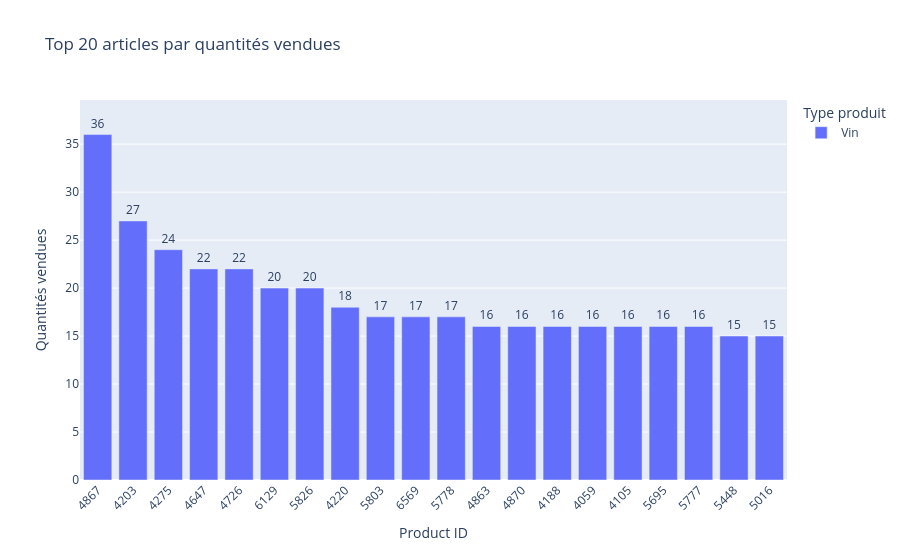

The code cell stored with this chart in its notebook:
### Markdown cell above
<div style="border: 1px solid RGB(51,165,182);" >
<h3 style="margin: auto; padding: 20px; color: RGB(51,165,182); ">Etape 5.2 - Analyse des ventes en quantité</h3>
</div>

### Code cell
#####################################
# Palmarès des articles en quantité #
#####################################

#Effectuer le tri dans l'ordre décroissant de quantités vendues du dataset df_merge
df_qte_sorted = df_merge_web_supp.sort_values("total_sales", ascending=False)
#Réinitialiser l'index du dataset par un reset_index
df_qte_sorted = df_qte_sorted.reset_index(drop=True)
#Afficher les 20 premiers articles en quantité
top20_qte = df_qte_sorted.head(20)
top20_qte[["product_id", "id_web", "total_sales", "price", "ca_par_article", "product_type"]]
#Graphique en barre des 20 premiers articles avec plotly express
top20_qte = top20_qte.copy()
top20_qte["product_id_str"] = top20_qte["product_id"].astype(str)

fig = px.bar(
    top20_qte,
    x="product_id_str",
    y="total_sales",
    color="product_type",
    title="Top 20 articles par quantités vendues",
    labels={
        "product_id_str": "Product ID",
        "total_sales": "Quantités vendues",
        "product_type": "Type produit"
    },
    hover_data=["product_type", "price", "ca_par_article"]
)

fig.update_layout(xaxis_tickangle=-45)
fig.update_traces(texttemplate="%{y:.0f}", textposition="outside")
fig.update_layout(yaxis_range=[0, top20_qte["total_sales"].max() * 1.1])
fig.update_xaxes(categoryorder="array", categoryarray=top20_qte["product_id_str"].tolist())

fig.show()

### Figure 1 — Plotly figure (JSON) as saved in the notebook; plotly's stock layout.template omitted (floating-point values rounded to 4 significant figures)
{"data": [{"alignmentgroup": "True", "customdata": [["Vin", 9.9, 356.4], ["Vin", 9.9, 267.3], ["Vin", 14.9, 357.6], ["Vin", 28.5, 627], ["Vin", 12.7, 279.4], ["Vin", 5.2, 104], ["Vin", 41.2, 824], ["Vin", 11.6, 208.8], ["Vin", 17.1, 290.7], ["Vin", 29, 493], ["Vin", 5.8, 98.6], ["Vin", 8.2, 131.2], ["Vin", 9.3, 148.8], ["Vin", 9.5, 152], ["Vin", 8.7, 139.2], ["Vin", 6.8, 108.8], ["Vin", 6.5, 104], ["Vin", 5.7, 91.2], ["Vin", 7.2, 108], ["Vin", 9.3, 139.5]], "hovertemplate": "Type produit=%{customdata[0]}<br>Product ID=%{x}<br>Quantités vendues=%{y}<br>price=%{customdata[1]}<br>ca_par_article=%{customdata[2]}<extra></extra>", "legendgroup": "Vin", "marker": {"color": "#636efa", "pattern": {"shape": ""}}, "name": "Vin", "offsetgroup": "Vin", "orientation": "v", "showlegend": true, "textposition": "outside", "texttemplate": "%{y:.0f}", "type": "bar", "x": ["4867", "4203", "4275", "4647", "4726", "6129", "5826", "4220", "5803", "6569", "5778", "4863", "4870", "4188", "4059", "4105", "5695", "5777", "5448", "5016"], "xaxis": "x", "y": [36, 27, 24, 22, 22, 20, 20, 18, 17, 17, 17, 16, 16, 16, 16, 16, 16, 16, 15, 15], "yaxis": "y"}], "layout": {"barmode": "relative", "legend": {"title": {"text": "Type produit"}, "tracegroupgap": 0}, "title": {"text": "Top 20 articles par quantités vendues"}, "xaxis": {"anchor": "y", "categoryarray": ["4867", "4203", "4275", "4647", "4726", "6129", "5826", "4220", "5803", "6569", "5778", "4863", "4870", "4188", "4059", "4105", "5695", "5777", "5448", "5016"], "categoryorder": "array", "domain": [0, 1], "tickangle": -45, "title": {"text": "Product ID"}}, "yaxis": {"anchor": "x", "domain": [0, 1], "range": [0, 39.6], "title": {"text": "Quantités vendues"}}}}
